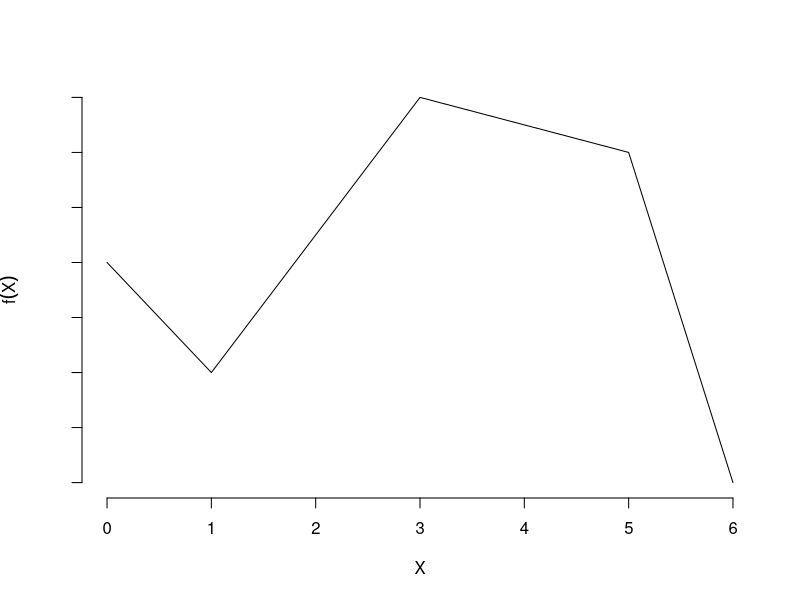
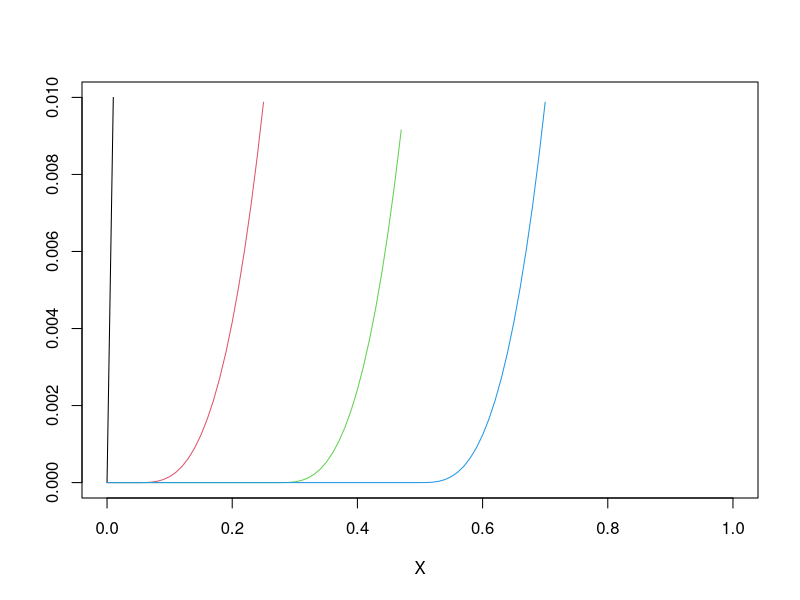
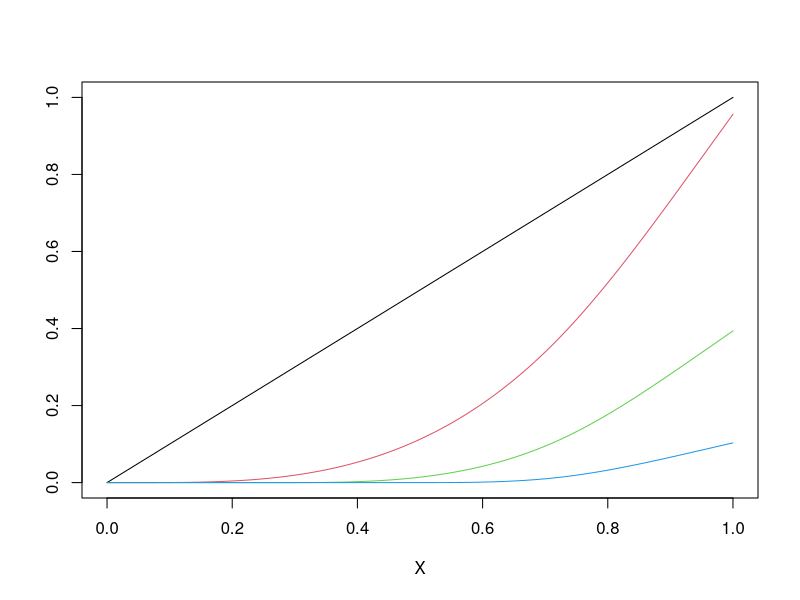
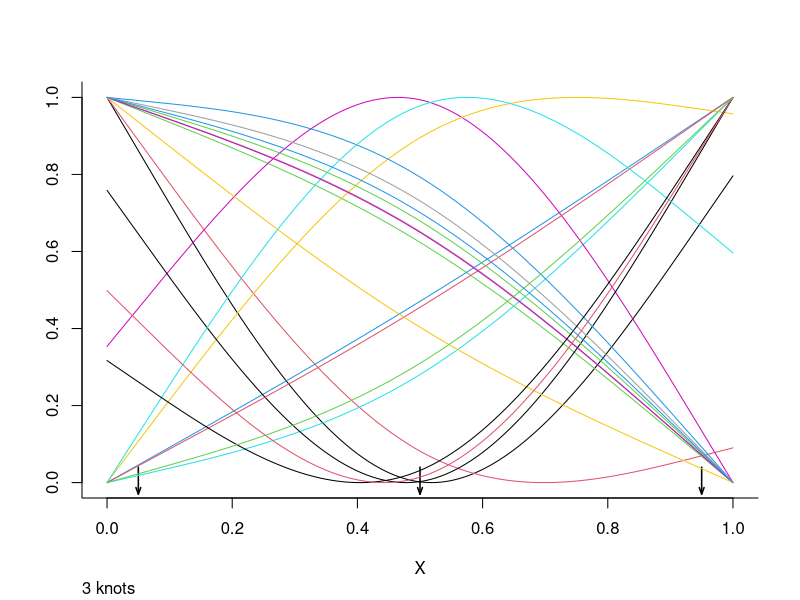
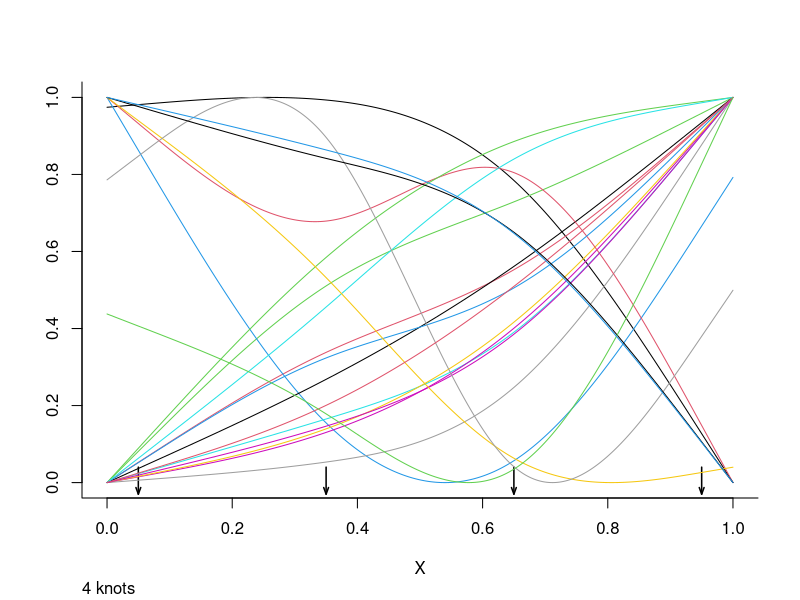
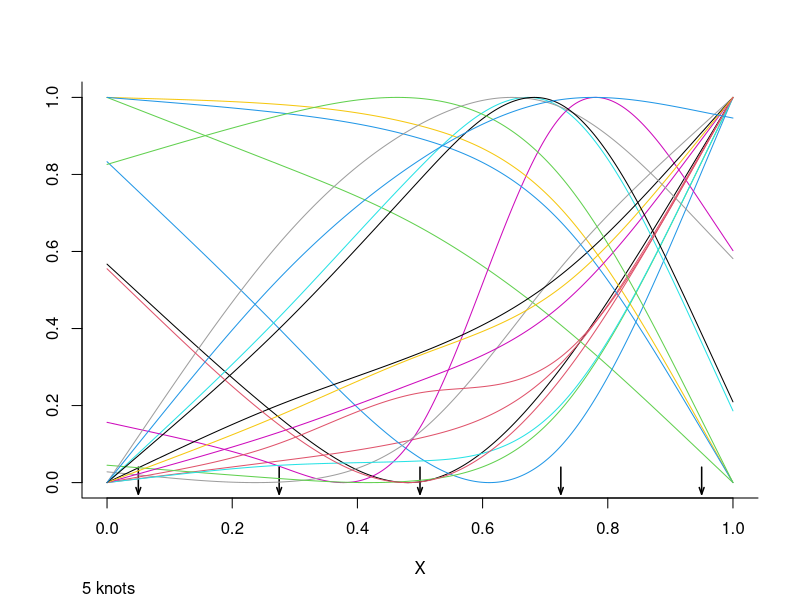
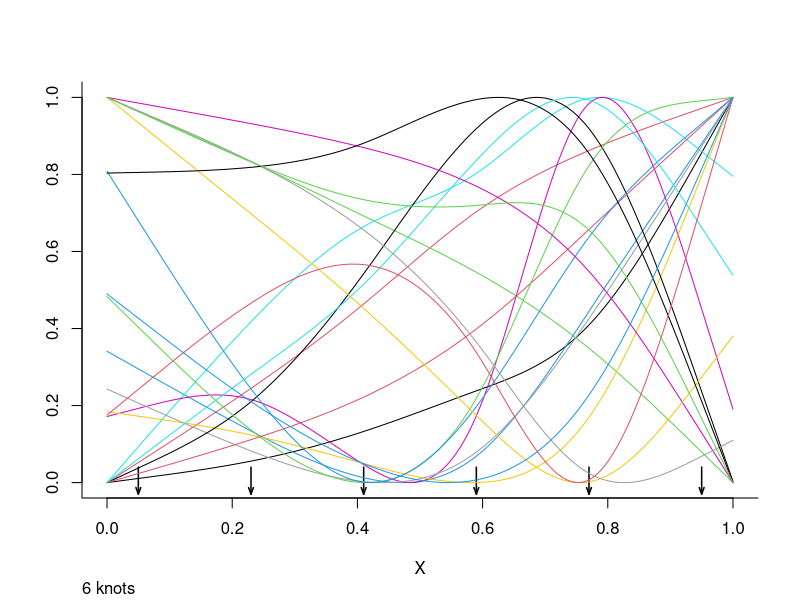
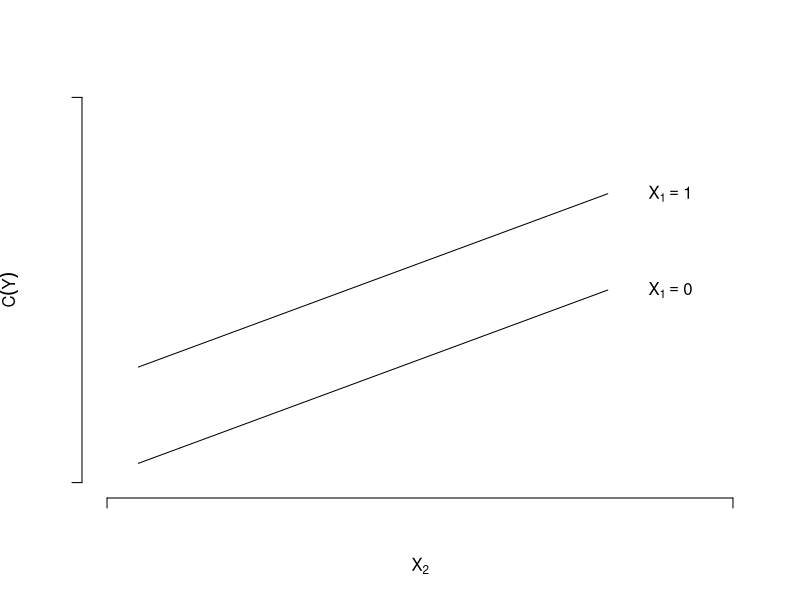

Generate these figures, in order, with R:
# http://biostat.mc.vanderbilt.edu/wiki/Main/RmS

## ----echo=FALSE----------------------------------------------------------
require(Hmisc)
knitrSet('gen')

## ----lspline2,echo=FALSE,child='lspline.Rnw'-----------------------------

## ----lspline,echo=FALSE,bty='l',cap='A linear spline function with knots at $a = 1, b = 3, c = 5$.'----
x <- c(0,1,3,5,6)
y <- c(4,3,5.5,5,2)
plot(x, y, type="l", xlab=expression(X), ylab=expression(f(X)), axes=FALSE)
axis(1)
axis(2, labels=FALSE)


## ----rcscomp2,child='rcscomp.Rnw'----------------------------------------

## ----rcscomp,mfrow=c(1,2),left=-2,h=3.5,w=4.5,cap='Restricted cubic spline component variables for $k = 5$ and knots at $X = .05, .275, .5, .725$, and $.95$.  Nonlinear basis functions are scaled by $\\tau$.  The left panel is a $y$--magnification of the right panel.  Fitted functions such as those in Figure \\ref{fig:gen-rcsex} will be linear combinations of these basis functions as long as knots are at the same locations used here.',scap='Restricted cubic spline component variables for 5 knots'----
require(Hmisc)
x <- rcspline.eval(seq(0,1,.01),
                   knots=seq(.05,.95,length=5), inclx=T)
xm <- x
xm[xm > .0106] <- NA
matplot(x[,1], xm, type="l", ylim=c(0,.01),
        xlab=expression(X), ylab='', lty=1)
matplot(x[,1], x,  type="l",
        xlab=expression(X), ylab='', lty=1)


## ----rcsex2,child='rcsex.Rnw'--------------------------------------------

## ----rcsex,h=6,w=5.5,left=-2,bot=2,mfrow=c(2,2),ps=13,cap='Some typical restricted cubic spline functions for $k = 3, 4, 5, 6$.  The $y$--axis is $X\\beta$.  Arrows indicate knots. These curves were derived by randomly choosing values of $\\beta$ subject to standard deviations of fitted functions being normalized.',scap='Some typical restricted cubic spline functions'----
x <- seq(0, 1, length=300)
for(nk in 3:6) {
  set.seed(nk)
  knots <- seq(.05, .95, length=nk)
  xx <- rcspline.eval(x, knots=knots, inclx=T)
  for(i in 1 : (nk - 1))
    xx[,i] <- (xx[,i] - min(xx[,i])) /
              (max(xx[,i]) - min(xx[,i]))
  for(i in 1 : 20) {
    beta  <- 2*runif(nk-1) - 1
    xbeta <- xx %*% beta + 2 * runif(1) - 1
    xbeta <- (xbeta - min(xbeta)) /
             (max(xbeta) - min(xbeta))
    if(i == 1) {
      plot(x, xbeta, type="l", lty=1,
           xlab=expression(X), ylab='', bty="l")
      title(sub=paste(nk,"knots"), adj=0, cex=.75)
      for(j in 1 : nk)
        arrows(knots[j], .04, knots[j], -.03,
               angle=20, length=.07, lwd=1.5)
    }
    else lines(x, xbeta, col=i)
  }
}


## ----regass2,child='regass.Rnw'------------------------------------------

## ----regass,echo=FALSE,cap='Regression assumptions for one binary and one continuous predictor',axes=FALSE----
plot(0:1, 0:1, xlab=expression(X[2]), ylab=expression(C(Y)),
     axes=FALSE,  type='n')
axis(1, at=0:1, labels=rep('',2))
axis(2, at=0:1, labels=rep('',2))
lines(c(.05, .8), c(.05, .5))
lines(c(.05, .8), c(.30, .75))
text(.9, .5, expression(X[1]==0), adj=.5)
text(.9, .75,expression(X[1]==1), adj=.5)



x <- c(0,1,3,5,6)
y <- c(4,3,5.5,5,2)
plot(x, y, type="l", xlab=expression(X), ylab=expression(f(X)), axes=FALSE)
axis(1)
axis(2, labels=FALSE)



require(Hmisc)
x <- rcspline.eval(seq(0,1,.01),
                   knots=seq(.05,.95,length=5), inclx=T)
xm <- x
xm[xm > .0106] <- NA
matplot(x[,1], xm, type="l", ylim=c(0,.01),
        xlab=expression(X), ylab='', lty=1)
matplot(x[,1], x,  type="l",
        xlab=expression(X), ylab='', lty=1)



x <- seq(0, 1, length=300)
for(nk in 3:6) {
  set.seed(nk)
  knots <- seq(.05, .95, length=nk)
  xx <- rcspline.eval(x, knots=knots, inclx=T)
  for(i in 1:(nk-1))
    xx[,i]<-(xx[,i] - min(xx[,i])) /
      (max(xx[,i]) - min(xx[,i]))
  for(i in 1:20) {
    beta  <- 2*runif(nk-1) - 1
    xbeta <- xx%*%beta+2*runif(1) - 1
    xbeta <- (xbeta - min(xbeta)) /
             (max(xbeta) - min(xbeta))
    if(i==1) {
      plot(x, xbeta, type="l", lty=1,
           xlab=expression(X), ylab='', bty="l")
      title(sub=paste(nk,"knots"), adj=0, cex=.75)
      for(j in 1:nk)
        arrows(knots[j], .04, knots[j], -.03,
               angle=20, length=.07, lwd=1.5)
    }
    else lines(x, xbeta, col=i)
  }
}



plot(0:1, 0:1, xlab=expression(X[2]), ylab=expression(C(Y)),
     axes=FALSE,  type='n')
axis(1, at=0:1, labels=rep('',2))
axis(2, at=0:1, labels=rep('',2))
lines(c(.05, .8), c(.05, .5))
lines(c(.05, .8), c(.30, .75))
text(.9, .5, expression(X[1]==0), adj=.5)
text(.9, .75,expression(X[1]==1), adj=.5)
